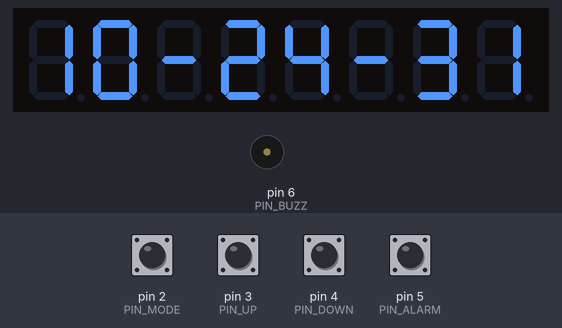
Bench run of a sketch on a simulated Arduino Mega 2560, built with avr-gcc and run on an emulated ATmega2560. Parts: 8-digit seven-segment display, buzzer (waves = sounding, pin HIGH). The inputs (shaded band) are chosen by the test bench; at power-on: pin 2 (PIN_MODE), pin 3 (PIN_UP), pin 4 (PIN_DOWN), pin 5 (PIN_ALARM) HIGH. The local clock reads 2024-03-15 10:24:30 at power-on unless the sketch sets it.

Above: at 1.2 s.
1.3 s: pin 2 (PIN_MODE) pulled LOW for 0.15 s
At 1.9 s:
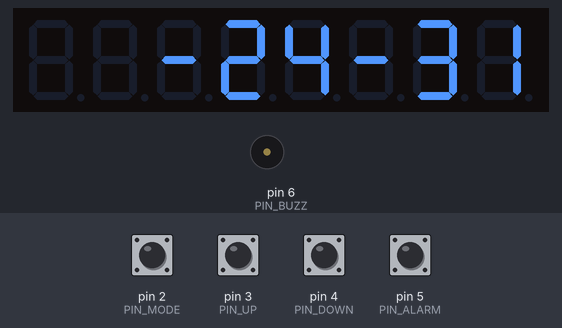
3.5 s: pin 3 (PIN_UP) pulled LOW for 0.15 s
At 4.4 s:
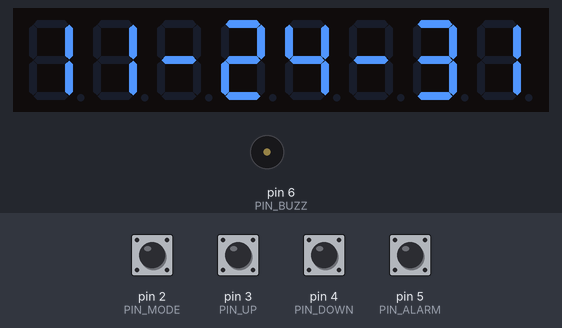
6.0 s: pin 5 (PIN_ALARM) pulled LOW for 0.15 s
At 6.76 s:
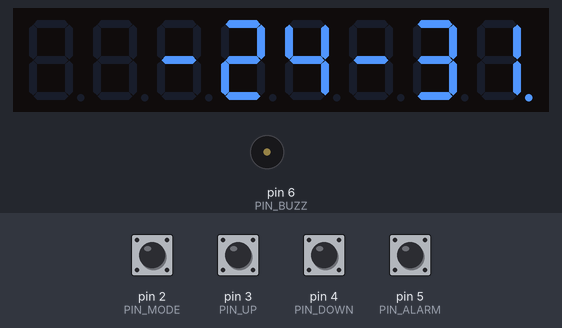
7.6 s: pin 4 (PIN_DOWN) pulled LOW for 0.15 s
At 8.26 s:
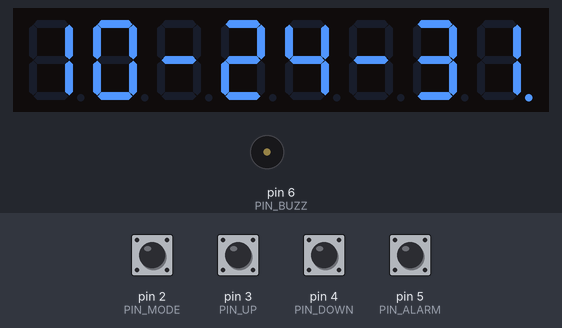
10.0 s: pin 2 (PIN_MODE) pulled LOW for 1 s
At 10.9 s:
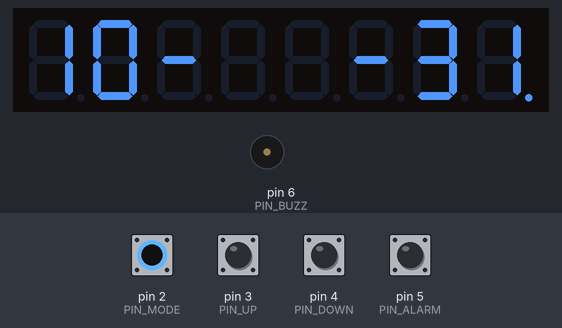
12.5 s: pin 3 (PIN_UP) pulled LOW for 1 s
At 13.4 s:
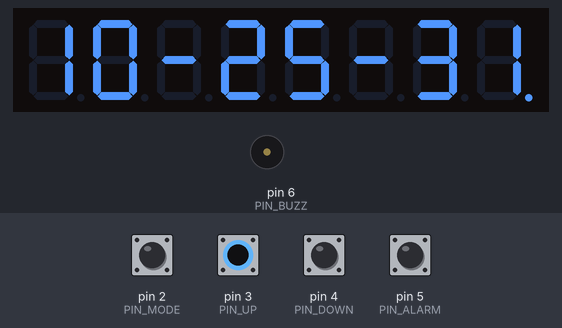
Timing chart, 0 to 15.5 s (numbered marks = the images above; inputs shaded):
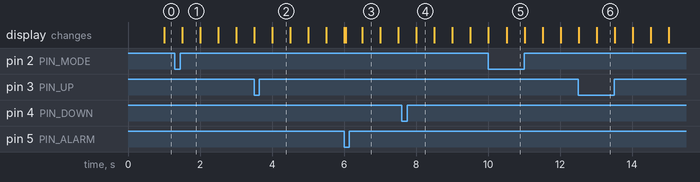

Measured:
- after the input at 3.5 s, the display: first differs from a run without the input after 0.51 s (image 2)
- after the input at 6.0 s, the display: first differs from a run without the input after 0.05 s (image 3 shows a later state)
- after the input at 7.6 s, the display: changes after 0.41 s (image 4)
- after the input at 10.0 s, the display: first differs from a run without the input after 0.51 s (image 5)
- after the input at 12.5 s, the display: first differs from a run without the input after 0.52 s (image 6)
- what the display in image 1 shows lasts 0.5 s, from 1.5 s to 2.0 s

The sketch:

ArduinoClock.ino
```cpp
/*
 ╔══════════════════════════════════════════════════════════════════╗
 ║          ARDUINO MEGA 2560 — DIGITAL CLOCK WITH ALARM            ║
 ╚══════════════════════════════════════════════════════════════════╝

 ── REAL-TIME OSCILLATOR ──────────────────────────────────────────
   DS3231 — temperature-compensated crystal oscillator (TCXO)
   Accuracy: ±2 ppm  (~1 minute drift per year)
   Interface: I²C
   Keeps time during power-off via CR2032 coin cell on the module.

 ── BILL OF MATERIALS ────────────────────────────────────────────
   • Arduino Mega 2560
   • DS3231 RTC module (ZS-042 or similar, includes CR2032 holder)
   • MAX7219 8-digit 7-segment LED module
   • 4 × momentary push-buttons (normally open)
   • 1 × active buzzer (3–5 V)

 ── WIRING ───────────────────────────────────────────────────────
   MAX7219 module       Arduino Mega 2560
   ─────────────────    ─────────────────
   VCC              →   5 V
   GND              →   GND
   DIN              →   Pin 51  (MOSI)
   CLK              →   Pin 52  (SCK)
   CS               →   Pin 53  (SS)

   DS3231 module        Arduino Mega 2560
   ─────────────────    ─────────────────
   VCC              →   5 V  (module regulator handles 3.3 V internally)
   GND              →   GND
   SDA              →   Pin 20  (hardware I²C)
   SCL              →   Pin 21  (hardware I²C)

   Buttons (connect between listed pin and GND; internal pull-up used):
   BTN_MODE         →   Pin 2   — cycle settings / confirm save
   BTN_UP           →   Pin 3   — increment active field
   BTN_DOWN         →   Pin 4   — decrement active field
   BTN_ALARM        →   Pin 5   — toggle alarm ON/OFF  |  stop ringing

   Active buzzer:
   (+) positive     →   Pin 6
   (−) negative     →   GND

   NOTE: For a passive buzzer replace the HIGH/LOW writes with
         tone(PIN_BUZZ, 2000) / noTone(PIN_BUZZ).

 ── DISPLAY LAYOUT (8 digits, position 0 = LEFT-most) ────────────
   Time / edit-time mode:
     [0:H₁][1:H₂][2:─][3:M₁][4:M₂][5:─][6:S₁][7:S₂]
     e.g.   1  2  ─  3  0  ─  4  5   →   "12-30-45"
     DP on digit 7 (rightmost) lights when alarm is ENABLED.

   Edit-alarm mode:
     [0:A][1: ][2:H₁][3:H₂][4:─][5:M₁][6:M₂][7: ]
     e.g.   A     0  7  ─  3  0     →   "A 07-30 "
     Edited field blinks at 2 Hz.

   NOTE: If digits appear left↔right reversed on your module,
         change DIGIT_REVERSED to true at the top of this file.

 ── USER INTERFACE ───────────────────────────────────────────────
   BTN_MODE  (press once)
     • NORMAL mode           → enter settings (snapshot RTC → edit buffer)
     • SET_HH                → advance to SET_MM
     • SET_MM                → advance to SET_SS
     • SET_SS                → advance to SET_ALHH  (alarm hours)
     • SET_ALHH              → advance to SET_ALMM  (alarm minutes)
     • SET_ALMM              → SAVE to DS3231 → return to NORMAL

   BTN_UP / BTN_DOWN
     • Increment / decrement the currently blinking field (wraps).

   BTN_ALARM
     • NORMAL / setting mode → toggle alarm ON / OFF
     • While alarm is ringing → silence the alarm immediately

   AUTO-SAVE: after 10 seconds without a button press while in any
              SET mode the clock saves the edit buffer and returns to
              NORMAL automatically.

 ── REQUIRED LIBRARIES (install via Arduino Library Manager) ─────
   • LedControl   by Eberhard Fahle
   • RTClib        by Adafruit
*/

#include <Wire.h>
#include <LedControl.h>
#include <RTClib.h>

// ═══════════════════════════════════════════════════════════════
//  CONFIGURATION  — adjust to your hardware
// ═══════════════════════════════════════════════════════════════

// MAX7219
static const uint8_t PIN_DIN   = 51;
static const uint8_t PIN_CLK   = 52;
static const uint8_t PIN_CS    = 53;

// Buttons  (active LOW — wire to GND, internal pull-up is used)
static const uint8_t PIN_MODE  = 2;
static const uint8_t PIN_UP    = 3;
static const uint8_t PIN_DOWN  = 4;
static const uint8_t PIN_ALARM = 5;

// Buzzer
static const uint8_t PIN_BUZZ  = 6;

// Display orientation:
//   false → digit 0 is the LEFT-most  (common for MAX7219 modules)
//   true  → digit 0 is the RIGHT-most (flip if digits appear reversed)
static const bool DIGIT_REVERSED = false;

// Brightness  0 (dim) … 15 (brightest)
static const uint8_t BRIGHTNESS = 10;

// ─── Timing constants ──────────────────────────────────────────
static const uint16_t DEBOUNCE_MS   =    50;   // button debounce
static const uint16_t BLINK_MS      =   500;   // blink half-period (ms)
static const uint32_t INACTIVITY_MS = 10000UL; // auto-save & exit (ms)
static const uint32_t ALARM_MAX_MS  = 60000UL; // alarm rings max 60 s

// ═══════════════════════════════════════════════════════════════
//  STATE MACHINE
// ═══════════════════════════════════════════════════════════════
enum ClockMode : uint8_t {
  MODE_NORMAL   = 0,
  MODE_SET_HH   = 1,   // edit clock hours
  MODE_SET_MM   = 2,   // edit clock minutes
  MODE_SET_SS   = 3,   // edit clock seconds
  MODE_SET_ALHH = 4,   // edit alarm hours
  MODE_SET_ALMM = 5,   // edit alarm minutes
  MODE_COUNT    = 6
};

// ═══════════════════════════════════════════════════════════════
//  GLOBAL STATE
// ═══════════════════════════════════════════════════════════════
LedControl lc(PIN_DIN, PIN_CLK, PIN_CS, 1);
RTC_DS3231 rtc;

ClockMode gMode = MODE_NORMAL;

// Edit buffer (staged values — written to DS3231 on save)
uint8_t gEditH = 12, gEditM = 0, gEditS = 0;

// Alarm
uint8_t gAlmH  =  7, gAlmM  = 0;
bool    gAlmOn = false;

// Ringing state
bool     gRinging   = false;
uint32_t gRingStart = 0;

// Display blink
uint32_t gLastBlink = 0;
bool     gBlinkOn   = true;

// Settings inactivity timer
uint32_t gLastActivity = 0;

// ─── Button structure ──────────────────────────────────────────
struct Btn {
  uint8_t  pin;
  bool     rawPrev;      // previous raw reading
  bool     stablePrev;   // previous stable state
  uint32_t edgeMs;       // time of last raw change
  bool     fired;        // single-shot "pressed" event
};

static Btn gBtns[4] = {
  { PIN_MODE,  HIGH, HIGH, 0, false },
  { PIN_UP,    HIGH, HIGH, 0, false },
  { PIN_DOWN,  HIGH, HIGH, 0, false },
  { PIN_ALARM, HIGH, HIGH, 0, false },
};
#define BTN_MODE  0
#define BTN_UP    1
#define BTN_DOWN  2
#define BTN_ALARM 3

// ═══════════════════════════════════════════════════════════════
//  FORWARD DECLARATIONS
// ═══════════════════════════════════════════════════════════════
void pollButtons();
void handleInput();
void adjustField(int8_t delta);
void saveAndExit();
void checkAlarm();
void updateBuzzer();
void refreshDisplay();
void showTimeFace(uint8_t h, uint8_t m, uint8_t s,
                  bool blinkH, bool blinkM, bool blinkS, bool almDot);
void showAlarmFace(uint8_t h, uint8_t m, bool blinkH, bool blinkM);
void writeDigit(uint8_t logicalPos, uint8_t val, bool dp = false);
void writeDash(uint8_t logicalPos);
void writeChar(uint8_t logicalPos, char c, bool dp = false);
void writeBlank(uint8_t logicalPos, bool dp = false);
uint8_t physPos(uint8_t logicalPos);   // handle orientation flip
void fatalError();

// ═══════════════════════════════════════════════════════════════
//  SETUP
// ═══════════════════════════════════════════════════════════════
void setup() {
  // MAX7219 — wake, set brightness, clear
  lc.shutdown(0, false);
  lc.setIntensity(0, BRIGHTNESS);
  lc.clearDisplay(0);

  // Buttons with internal pull-ups
  for (auto &b : gBtns) {
    pinMode(b.pin, INPUT_PULLUP);
  }

  // Buzzer
  pinMode(PIN_BUZZ, OUTPUT);
  digitalWrite(PIN_BUZZ, LOW);

  // DS3231 RTC
  Wire.begin();
  if (!rtc.begin()) {
    fatalError();   // RTC not found — flash error and halt
  }
  if (rtc.lostPower()) {
    // Seed from sketch compile time; user can correct via buttons
    rtc.adjust(DateTime(F(__DATE__), F(__TIME__)));
  }
}

// ═══════════════════════════════════════════════════════════════
//  MAIN LOOP
// ═══════════════════════════════════════════════════════════════
void loop() {
  pollButtons();
  handleInput();
  updateBuzzer();    // also calls checkAlarm()
  refreshDisplay();
}

// ═══════════════════════════════════════════════════════════════
//  BUTTON POLLING  (50 ms debounce, falling-edge detection)
// ═══════════════════════════════════════════════════════════════
void pollButtons() {
  uint32_t now = millis();
  for (auto &b : gBtns) {
    bool raw = digitalRead(b.pin);

    // Detect any raw change → restart debounce timer
    if (raw != b.rawPrev) {
      b.edgeMs  = now;
      b.rawPrev = raw;
    }

    // After debounce period the reading is considered stable
    if ((now - b.edgeMs) >= DEBOUNCE_MS) {
      if (b.stablePrev == HIGH && raw == LOW) {
        // Rising stable LOW = falling edge = button pressed
        b.fired = true;
      }
      b.stablePrev = raw;
    }
  }
}

// ═══════════════════════════════════════════════════════════════
//  INPUT HANDLING
// ═══════════════════════════════════════════════════════════════
void handleInput() {
  uint32_t now = millis();

  // ── ALARM button: always processed regardless of mode ────────
  if (gBtns[BTN_ALARM].fired) {
    gBtns[BTN_ALARM].fired = false;
    gLastActivity = now;
    if (gRinging) {
      stopAlarmRinging();
    } else {
      gAlmOn = !gAlmOn;
    }
  }

  // ── Auto-exit settings after inactivity ─────────────────────
  if (gMode != MODE_NORMAL && (now - gLastActivity) >= INACTIVITY_MS) {
    saveAndExit();
    return;
  }

  // ── MODE button ──────────────────────────────────────────────
  if (gBtns[BTN_MODE].fired) {
    gBtns[BTN_MODE].fired = false;
    gLastActivity = now;

    if (gMode == MODE_NORMAL) {
      // Snapshot current RTC time into edit buffer
      DateTime t = rtc.now();
      gEditH = t.hour();
      gEditM = t.minute();
      gEditS = t.second();
      gMode  = MODE_SET_HH;
    } else {
      gMode = static_cast<ClockMode>((uint8_t)gMode + 1);
      if (gMode >= MODE_COUNT) {
        saveAndExit();
      }
    }
  }

  // ── UP / DOWN: only meaningful in edit modes ─────────────────
  if (gMode == MODE_NORMAL) {
    gBtns[BTN_UP].fired   = false;
    gBtns[BTN_DOWN].fired = false;
    return;
  }

  if (gBtns[BTN_UP].fired) {
    gBtns[BTN_UP].fired = false;
    gLastActivity = now;
    adjustField(+1);
  }
  if (gBtns[BTN_DOWN].fired) {
    gBtns[BTN_DOWN].fired = false;
    gLastActivity = now;
    adjustField(-1);
  }
}

// ─── Increment or decrement the currently edited field ────────
void adjustField(int8_t delta) {
  // Wrapping helper: result is always in [0, maxVal]
  auto wrap = [](int16_t v, uint8_t maxVal) -> uint8_t {
    int16_t r = v % (int16_t)(maxVal + 1);
    return (uint8_t)(r < 0 ? r + maxVal + 1 : r);
  };
  switch (gMode) {
    case MODE_SET_HH:   gEditH = wrap((int16_t)gEditH + delta, 23); break;
    case MODE_SET_MM:   gEditM = wrap((int16_t)gEditM + delta, 59); break;
    case MODE_SET_SS:   gEditS = wrap((int16_t)gEditS + delta, 59); break;
    case MODE_SET_ALHH: gAlmH  = wrap((int16_t)gAlmH  + delta, 23); break;
    case MODE_SET_ALMM: gAlmM  = wrap((int16_t)gAlmM  + delta, 59); break;
    default: break;
  }
}

// ─── Write edit buffer to DS3231 and return to normal ────────
void saveAndExit() {
  DateTime cur = rtc.now();
  rtc.adjust(DateTime(cur.year(), cur.month(), cur.day(),
                      gEditH, gEditM, gEditS));
  gMode    = MODE_NORMAL;
  gBlinkOn = true;   // ensure display shows immediately on return
}

// ═══════════════════════════════════════════════════════════════
//  ALARM LOGIC
// ═══════════════════════════════════════════════════════════════
void checkAlarm() {
  if (!gAlmOn || gRinging || gMode != MODE_NORMAL) return;

  DateTime t = rtc.now();
  // Trigger at the exact minute boundary (second == 0)
  if (t.hour() == gAlmH && t.minute() == gAlmM && t.second() == 0) {
    gRinging   = true;
    gRingStart = millis();
  }
}

// Called every loop iteration; also triggers checkAlarm()
void updateBuzzer() {
  checkAlarm();

  if (!gRinging) {
    digitalWrite(PIN_BUZZ, LOW);
    return;
  }

  // Auto-stop after ALARM_MAX_MS
  uint32_t elapsed = millis() - gRingStart;
  if (elapsed >= ALARM_MAX_MS) {
    stopAlarmRinging();
    return;
  }

  // Beep pattern: 300 ms ON / 200 ms OFF  (500 ms cycle)
  uint32_t phase = elapsed % 500UL;
  digitalWrite(PIN_BUZZ, (phase < 300) ? HIGH : LOW);
}

void stopAlarmRinging() {
  gRinging = false;
  digitalWrite(PIN_BUZZ, LOW);
}

// ═══════════════════════════════════════════════════════════════
//  DISPLAY REFRESH
// ═══════════════════════════════════════════════════════════════
void refreshDisplay() {
  // Update blink phase
  uint32_t now = millis();
  if ((now - gLastBlink) >= BLINK_MS) {
    gLastBlink = now;
    gBlinkOn   = !gBlinkOn;
  }

  switch (gMode) {
    case MODE_NORMAL:
    {
      DateTime t = rtc.now();
      showTimeFace(t.hour(), t.minute(), t.second(),
                   false, false, false, gAlmOn);
      break;
    }
    case MODE_SET_HH:
    case MODE_SET_MM:
    case MODE_SET_SS:
      showTimeFace(gEditH, gEditM, gEditS,
                   gMode == MODE_SET_HH,
                   gMode == MODE_SET_MM,
                   gMode == MODE_SET_SS,
                   gAlmOn);
      break;

    case MODE_SET_ALHH:
    case MODE_SET_ALMM:
      showAlarmFace(gAlmH, gAlmM,
                    gMode == MODE_SET_ALHH,
                    gMode == MODE_SET_ALMM);
      break;

    default:
      break;
  }
}

// ═══════════════════════════════════════════════════════════════
//  DISPLAY FACES
// ═══════════════════════════════════════════════════════════════

/*
  Time face (logical positions 0–7, left → right):
    [0:H₁][1:H₂][2:─][3:M₁][4:M₂][5:─][6:S₁][7:S₂]
  almDot: lights DP on position 7 when alarm is enabled
*/
void showTimeFace(uint8_t h, uint8_t m, uint8_t s,
                  bool blinkH, bool blinkM, bool blinkS, bool almDot) {
  bool showH = blinkH ? gBlinkOn : true;
  bool showM = blinkM ? gBlinkOn : true;
  bool showS = blinkS ? gBlinkOn : true;

  if (showH) {
    writeDigit(0, h / 10);
    writeDigit(1, h % 10);
  } else {
    writeBlank(0);
    writeBlank(1);
  }

  writeDash(2);

  if (showM) {
    writeDigit(3, m / 10);
    writeDigit(4, m % 10);
  } else {
    writeBlank(3);
    writeBlank(4);
  }

  writeDash(5);

  if (showS) {
    writeDigit(6, s / 10);
    writeDigit(7, s % 10, almDot);   // DP = alarm indicator
  } else {
    writeBlank(6);
    writeBlank(7, almDot);
  }
}

/*
  Alarm face (logical positions 0–7, left → right):
    [0:A][1: ][2:H₁][3:H₂][4:─][5:M₁][6:M₂][7: ]
*/
void showAlarmFace(uint8_t h, uint8_t m, bool blinkH, bool blinkM) {
  bool showH = blinkH ? gBlinkOn : true;
  bool showM = blinkM ? gBlinkOn : true;

  writeChar(0, 'A');      // 'A' label — steady
  writeBlank(1);

  if (showH) {
    writeDigit(2, h / 10);
    writeDigit(3, h % 10);
  } else {
    writeBlank(2);
    writeBlank(3);
  }

  writeDash(4);

  if (showM) {
    writeDigit(5, m / 10);
    writeDigit(6, m % 10);
  } else {
    writeBlank(5);
    writeBlank(6);
  }

  writeBlank(7);
}

// ═══════════════════════════════════════════════════════════════
//  LOW-LEVEL DISPLAY HELPERS
// ═══════════════════════════════════════════════════════════════

// Convert logical position (0=left … 7=right) to LedControl index
// Set DIGIT_REVERSED = true if digits appear backwards on your module.
uint8_t physPos(uint8_t logicalPos) {
  return DIGIT_REVERSED ? logicalPos : (7 - logicalPos);
}

void writeDigit(uint8_t logicalPos, uint8_t val, bool dp) {
  lc.setDigit(0, physPos(logicalPos), val & 0x0F, dp);
}

void writeDash(uint8_t logicalPos) {
  lc.setChar(0, physPos(logicalPos), '-', false);
}

void writeChar(uint8_t logicalPos, char c, bool dp) {
  lc.setChar(0, physPos(logicalPos), c, dp);
}

void writeBlank(uint8_t logicalPos, bool dp) {
  // setRow with 0x00 (or 0x80 for DP-only) clears the digit
  lc.setRow(0, physPos(logicalPos), dp ? 0x80 : 0x00);
}

// ═══════════════════════════════════════════════════════════════
//  FATAL ERROR  — DS3231 not found at startup
// ═══════════════════════════════════════════════════════════════
void fatalError() {
  lc.clearDisplay(0);
  while (true) {
    for (uint8_t i = 0; i < 8; i++) {
      lc.setChar(0, i, 'E', false);
    }
    delay(500);
    lc.clearDisplay(0);
    delay(500);
  }
}
```
